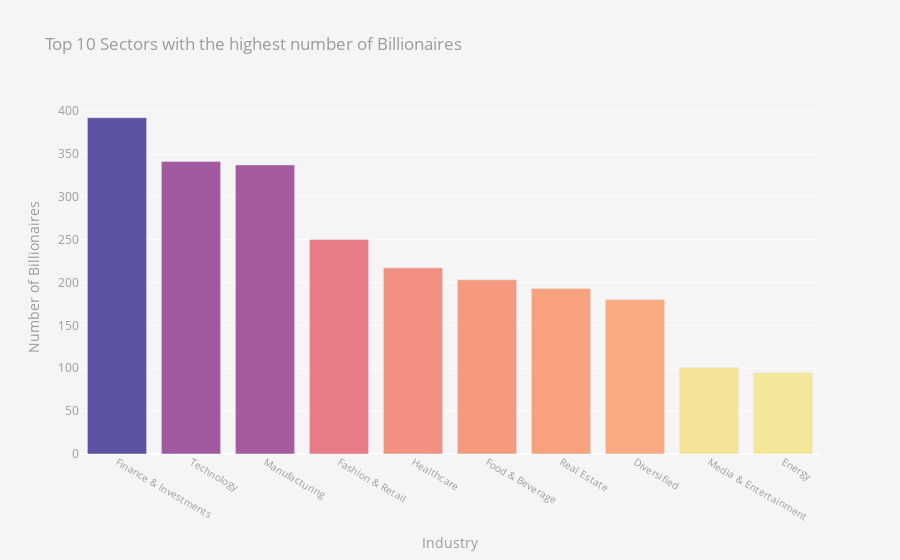

The code cell stored with this chart in its notebook:
### Code cell
trace = go.Bar(
    x = top_10_categories["Industries"],
    y = top_10_categories["count"],
    marker = dict(
        color = top_10_categories["count"],
        colorscale = "sunset",
    )
)
layout = dict(
    title = dict(
        text = "Top 10 Sectors with the highest number of Billionaires", 
        font = dict(color="#9C9C9C")
    ),
    xaxis = dict(
        color = "#9C9C9C",
        title = "Industry",
        tickfont = dict(size=10)
    ),
    yaxis = dict(
        color = "#9C9C9C",
        title = "Number of Billionaires"
    ),
    paper_bgcolor = "#F5F5F5",
    plot_bgcolor = "#F5F5F5"
)

fig = go.Figure(data = [trace], layout = layout)
fig.show()

### Figure 1 — Plotly figure (JSON) as saved in the notebook; plotly's stock layout.template omitted (floating-point values rounded to 4 significant figures)
{"data": [{"marker": {"color": [392, 341, 337, 250, 217, 203, 193, 180, 101, 95], "colorscale": [[0, "rgb(243, 231, 155)"], [0.1667, "rgb(250, 196, 132)"], [0.3333, "rgb(248, 160, 126)"], [0.5, "rgb(235, 127, 134)"], [0.6667, "rgb(206, 102, 147)"], [0.8333, "rgb(160, 89, 160)"], [1, "rgb(92, 83, 165)"]]}, "type": "bar", "x": ["Finance & Investments", "Technology", "Manufacturing", "Fashion & Retail", "Healthcare", "Food & Beverage", "Real Estate", "Diversified", "Media & Entertainment", "Energy"], "y": [392, 341, 337, 250, 217, 203, 193, 180, 101, 95]}], "layout": {"paper_bgcolor": "#F5F5F5", "plot_bgcolor": "#F5F5F5", "title": {"font": {"color": "#9C9C9C"}, "text": "Top 10 Sectors with the highest number of Billionaires"}, "xaxis": {"color": "#9C9C9C", "tickfont": {"size": 10}, "title": {"text": "Industry"}}, "yaxis": {"color": "#9C9C9C", "title": {"text": "Number of Billionaires"}}}}
